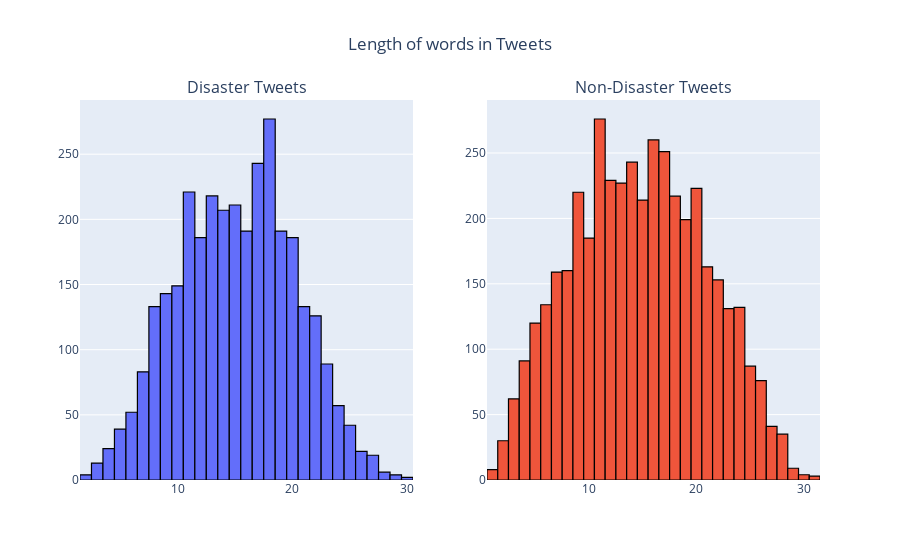

This figure's notebook cell:
### Markdown cell above
<div>
    <a href="https://plotly.com/~raklugrin01/1/?share_key=hgjA8Zkl35RjZtywNHe0jm" target="_blank" title="Counts for Disaster and Non-Disaster Tweets" style="display: block; text-align: center;"><img src="https://plotly.com/~raklugrin01/1.png?share_key=hgjA8Zkl35RjZtywNHe0jm" alt="Counts for Disaster and Non-Disaster Tweets" style="max-width: 100%;width: 1000px;"  width="1000" onerror="this.onerror=null;this.src='https://plotly.com/404.png';" /></a>
    <script data-plotly="raklugrin01:1" sharekey-plotly="hgjA8Zkl35RjZtywNHe0jm" src="https://plotly.com/embed.js" async></script>
</div>

### Code cell
from plotly.subplots import make_subplots
#we see that our data is quite balanced 
#analyzing length of words in a tweet according to its target value
word_len_dis = data[data['target']==1]['text'].str.split().map(lambda x : len(x))
word_len_non_dis = data[data['target']==0]['text'].str.split().map(lambda x : len(x))
fig = make_subplots(rows=1, cols=2,subplot_titles=("Disaster Tweets", "Non-Disaster Tweets"))

fig.add_trace(
    go.Histogram(x=word_len_dis,marker_line=dict(color='black'),marker_line_width=1.2),
    row=1, col=1
).add_trace(
    go.Histogram(x=word_len_non_dis,marker_line=dict(color='black'),marker_line_width=1.2),
    row=1, col=2
).update_layout(title_text="Length of words in Tweets",title_x=0.5,showlegend=False).show()
# py.plot(fig,filename='Length of words in Tweets',auto_open=False,show_link=False)

### Figure 1 — Plotly figure (JSON) as saved in the notebook; plotly's stock layout.template omitted (floating-point values rounded to 4 significant figures; data arrays with more than 128 entries replaced by an {"elided": "..."} marker saying what was removed)
{"data": [{"marker": {"line": {"color": "black", "width": 1.2}}, "type": "histogram", "x": {"elided": "3271 int values"}, "xaxis": "x", "yaxis": "y"}, {"marker": {"line": {"color": "black", "width": 1.2}}, "type": "histogram", "x": {"elided": "4342 int values"}, "xaxis": "x2", "yaxis": "y2"}], "layout": {"annotations": [{"font": {"size": 16}, "showarrow": false, "text": "Disaster Tweets", "x": 0.225, "xanchor": "center", "xref": "paper", "y": 1, "yanchor": "bottom", "yref": "paper"}, {"font": {"size": 16}, "showarrow": false, "text": "Non-Disaster Tweets", "x": 0.775, "xanchor": "center", "xref": "paper", "y": 1, "yanchor": "bottom", "yref": "paper"}], "showlegend": false, "title": {"text": "Length of words in Tweets", "x": 0.5}, "xaxis": {"anchor": "y", "domain": [0, 0.45], "type": "linear", "range": [1.5, 30.5], "autorange": true}, "xaxis2": {"anchor": "y2", "domain": [0.55, 1], "type": "linear", "range": [0.5, 31.5], "autorange": true}, "yaxis": {"anchor": "x", "domain": [0, 1], "range": [0, 291.6], "autorange": true}, "yaxis2": {"anchor": "x2", "domain": [0, 1], "range": [0, 290.5], "autorange": true}, "autosize": true}}
